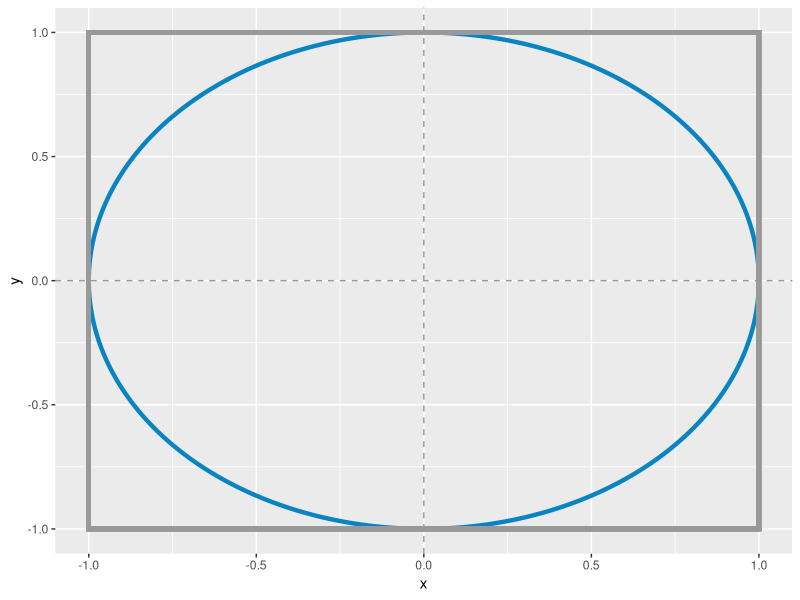

Generate this figure with R:
## ---- chunk 1
    #| warning: false
    #| echo: false
    #| fig.width: 6
    #| fig.height: 6
    library(ggplot2)

    centro <- c(0, 0)
    radio <- 1
    angulos <- seq(0, 2 * pi, length.out = 512)

    x_circulo <- centro[1] + radio * cos(angulos)
    y_circulo <- centro[2] + radio * sin(angulos)

    x_cuadrado <- c(
        seq(-1, 1, length.out = 128),
        rep(1, 128),
        seq(1, -1, length.out = 128),
        rep(-1, 128)
    )
    y_cuadrado <- c(
        rep(1, 128), 
        seq(1, -1, length.out = 128), 
        rep(-1, 128), 
        seq(-1, 1, length.out = 128)
    )

    x <- c(x_circulo)
    y <- c(y_circulo)
    figura <- rep(c("circulo", "cuadrado"), each = 512)
        
    df <- data.frame(x = x, y = y, figura = figura)
    ggplot(df) + 
        geom_hline(yintercept = 0, linetype = "dashed", color = "#999999") +
        geom_vline(xintercept = 0, linetype = "dashed", color = "#999999") +
        geom_path(aes(x = x, y = y), size = 1.5, color = "#0984C0") +
        geom_rect(
            xmin = -1, xmax = 1, ymin = -1, ymax = 1, 
            fill = NA, color = "#999999", size = 1.5
        )
